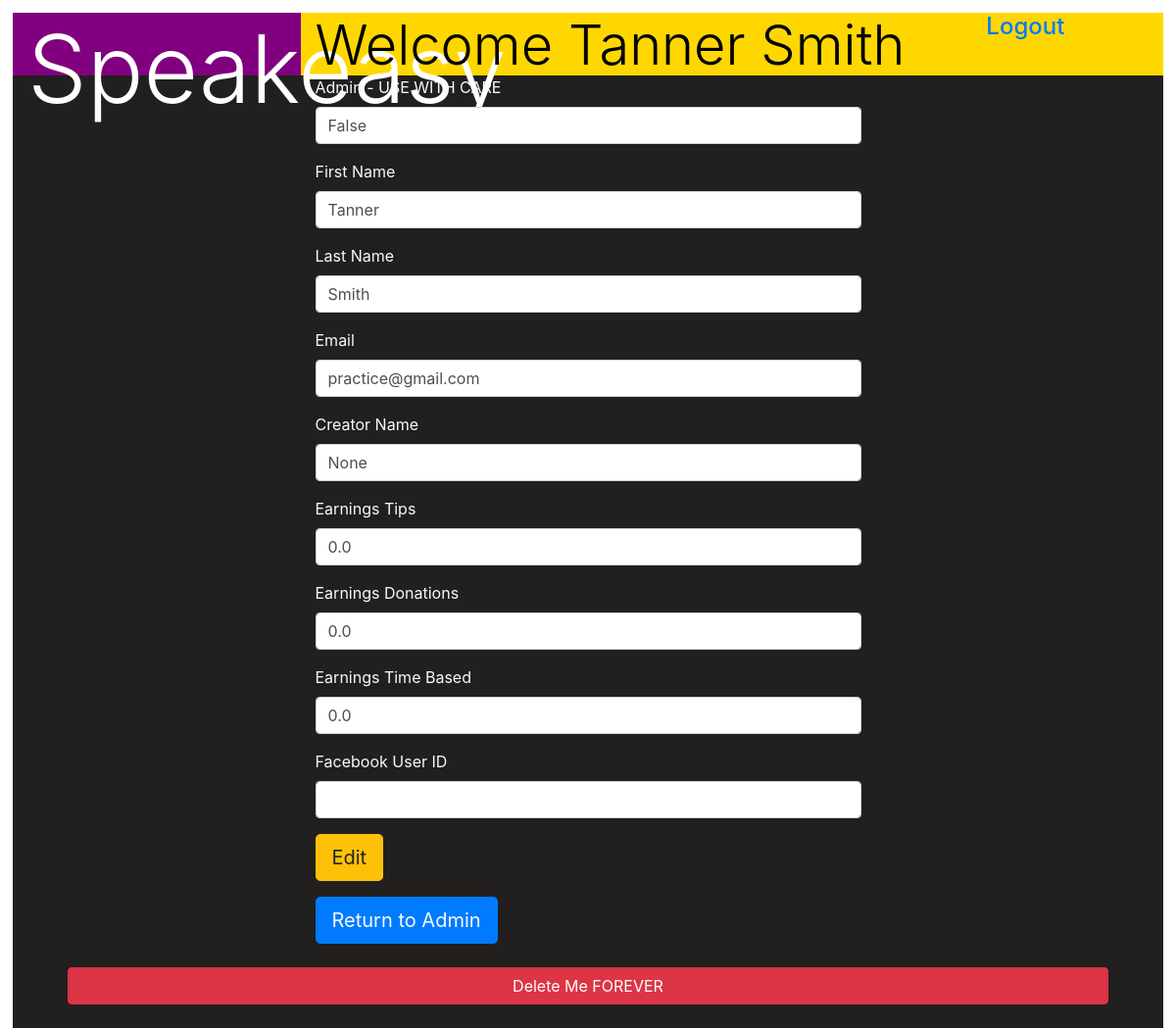
The app's page /editUser/3 with its own data.
### models.py (models this page shows, shortened)
class Users(db.Model):
    __tablename__ = 'Users'
    id = db.Column(db.Integer, primary_key=True)
    admin = db.Column(db.BOOLEAN, default = False)
    first_name = db.Column(db.String(255))
    last_name = db.Column(db.String(255))
    email = db.Column(db.String(255))
    passwordHash = db.Column(db.String(255))    #only for non-facebook users
    creator_name = db.Column(db.String(255))
    earnings_tips = db.Column(db.Float, default = 0.00)
    earnings_donations = db.Column(db.Float, default = 0.00)
    earnings_watcher_seconds = db.Column(db.Float, default = 0.00)
    description = db.Column(db.Text, default = "About Me...")
    user_image = db.Column(db.String(255), default = "blank_profile.png")  #retrieve from OAuth Facebook Picture, default will be path to default avatar
    stream = db.relationship("Streams", uselist = False, backref = "creator")
    videos = db.relationship("Videos", backref = "creator")
    fb_user_id = db.relationship("FBUsers", uselist = False, backref = "user")
    created_at = db.Column(db.DateTime)
    updated_at = db.Column(db.DateTime)

### app.py (the view)
@app.route("/editUser/<userID>")
def editUserPage(userID):
    userToEdit = Users.query.get(userID)
    if "user_id" in session:
        thisUser = Users.query.get(session['user_id'])
        if thisUser.admin == True:
            return render_template('edituser.html', thisUser = thisUser, userToEdit = userToEdit)
        else:
            return redirect('/')
    else:
        testUser = Users.query.get(1) #TEST USER ID
        return render_template('edituser.html', thisUser = testUser, userToEdit = userToEdit)

### templates/edituser.html (shortened to what this page needs)
<!DOCTYPE html>
<html lang="en">
<head>
    <link rel="stylesheet" href="https://stackpath.bootstrapcdn.com/bootstrap/4.4.1/css/bootstrap.min.css">
    <link rel="stylesheet" href="https://cdnjs.cloudflare.com/ajax/libs/font-awesome/5.11.2/css/all.css" />
    <link rel="stylesheet" type="text/css" href="{{ url_for('static', filename='css/style.css') }}">
    <link rel="stylesheet" href="../static/css/style.css">
</head>
<body>
    <div class="wrapper">
        <div class="topbar d-flex flex-lg-row">
            <div class="logobox col-md-3 d-inline-flex align-items-stretch">
                <h1 class="display-1">Speakeasy</h1>
            </div>
            <div class="welcomebox col-md-7 d-inline-flex align-items-stretch">
                <h2 class="display-4">Welcome {{ thisUser.first_name + ' ' + thisUser.last_name }}</h2>
            </div>
            <div class="logoutbox col-md-1 d-inline-flex align-items-stretch">
                <h4 class="display-5 logoutLink"><a href="/logout">Logout</a></h4>
            </div>
        </div>
        <div class="container col-xl-6">
            <form action="/updateUser/{{ userToEdit.id }}" method="POST">
                <div class="form-group">
                    <label class="text-light" for="admin">Admin - USE WITH CARE</label>
                    <input class="form-control" type="text" name="admin" value="{{ userToEdit.admin }}">
                </div>
                <div class="form-group">
                    <label class="text-light" for="first_name">First Name</label>
                    <input class="form-control" type="text" name="first_name" value="{{ userToEdit.first_name }}">
                </div>
                <div class="form-group">
                    <label class="text-light" for="last_name">Last Name</label>
                    <input class="form-control" type="text" name="last_name" value="{{ userToEdit.last_name }}">
                </div>
                <div class="form-group">
                    <label class="text-light" for="email">Email</label>
                    <input class="form-control" type="email" name="email" value="{{ userToEdit.email }}">
                </div>
                <div class="form-group">
                    <label class="text-light" for="creator_name">Creator Name</label>
                    <input class="form-control" type="text" name="creator_name" value="{{ userToEdit.creator_name }}">
                </div>
                <div class="form-group">
                    <label class="text-light" for="earnings_tips">Earnings Tips</label>
                    <input class="form-control" type="number" name="earnings_tips" value="{{ userToEdit.earnings_tips }}">
                </div>
                <div class="form-group">
                    <label class="text-light" for="earnings_donations">Earnings Donations</label>
                    <input class="form-control" type="number" name="earnings_donations" value="{{ userToEdit.earnings_donations }}">
                </div>
                <div class="form-group">
                    <label class="text-light" for="earnings_watcher_seconds">Earnings Time Based</label>
                    <input class="form-control" type="number" name="earnings_watcher_seconds" value="{{ userToEdit.earnings_watcher_seconds }}">
                </div>
                <div class="form-group">
                    <label class="text-light" for="fb_user_id">Facebook User ID</label>
                    <input class="form-control" type="number" name="fb_user_id" value="{{ userToEdit.fb_user_id }}">
                </div>
                <input class="btn btn-warning btn-lg mb-3" type="submit" value="Edit">
            </form>
            <div class="btn btn-lg btn-primary">
                <a class="text-light" href="/admin">Return to Admin</a>
            </div>
        </div>
        <div class="container">
            <a href="/deleteUser/{{ userToEdit.id }}" class="btn btn-danger d-block m-4">Delete Me FOREVER</a>
        </div>
    </div>
</body>
</html>

### static/css/style.css (style rules this page uses)
* { margin: 0; padding: 0; border: 0; font-size: 100%; font: inherit; vertical-align: baseline; }
.wrapper { background-color: rgb(34, 31, 31); }
.topbar { background-color: gold; color: black; height: 4rem; }
.logobox { background-color: purple; vertical-align: top; color: white; }
.welcomebox { color: black; vertical-align: top; }
body { box-sizing: border-box; margin: 0; padding: 13px; display: flex; flex-direction: column; max-height: 7rem; font-family: -apple-system, BlinkMacSystemFont, sans-serif; overflow: auto; }

### records on screen
Users: first_name+last_name "Tanner Smith"
Users: admin "False", first_name "Tanner", last_name "Smith", email "practice@gmail.com", creator_name "None", earnings_tips "0.0", earnings_donations "0.0", earnings_watcher_seconds "0.0"
